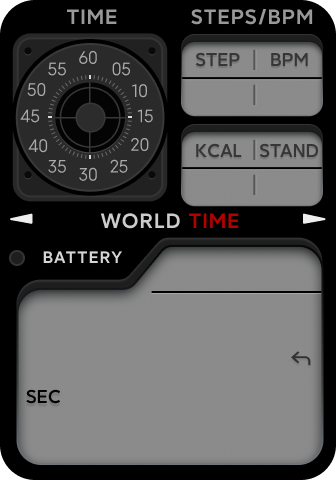
#> input picture src/stock/resources/23fd149.png, 336 x 480 px
$ python -i build.py   (imports and definitions only)
#> lines starting #> are read from the running program, lines starting #| are printed output that depends on the picture
#> further down, picture is the input picture: PIL image 336x480 RGBA; mean R, G, B, A 76.2, 75.9, 76, 253.3
#!/usr/bin/env python3
"""Complex LCD+ : rebuild of the stock Complex LCD face (336x480).

One command rebuild:   python tools\\build.py            (generate project + previews + compile + RLE)
                       python tools\\build.py --no-compile (generate only; works on any OS)

Inputs (read-only):  stock\\resources\\manifest.xml + PNGs (untouched stock unpack)
Outputs:             project\\{active,A,B,C}.fprj + project\\images\\*  (regenerated from scratch)
                     previews\\preview_<style>.png, previews\\taps_overlay.png
                     output\\ComplexLCDPlus.face  (stock RLEReversed image encoding)
"""
import colorsys
import hashlib
import math
import os
import re
import shutil
import struct
import subprocess
import sys
import time
from pathlib import Path

from PIL import Image, ImageChops, ImageDraw, ImageFilter, ImageFont

from rle_codec import COMPRESSED_MAGIC, decode_image_block, decode_image_list_block
from pack_rle import repack_face

ROOT = Path(__file__).resolve().parent.parent
STOCK = ROOT / "stock" / "resources"
PROJ = ROOT / "project"
IMG = PROJ / "images"
AOD = PROJ / "AOD"
AOD_IMG = AOD / "images"
PREV = ROOT / "previews"
OUT = ROOT / "output"
ASSETS = ROOT / "tools" / "assets"     # pre-rendered label (see tools/make_assets.py)
DIST = ROOT.parent                     # repo root ComplexLCDPlus.face


def resolve_compiler() -> Path:
    """Compiler.exe via FACE_COMPILER_HOME / FACE_COMPILER."""
    env = (
        os.environ.get("FACE_COMPILER")
        or os.environ.get("FACE_COMPILER_HOME")


    )
    if env:
        p = Path(env)
        if p.is_dir():
            p = p / "Compiler.exe"
        if p.is_file():
            return p
        raise SystemExit(f"FACE_COMPILER_* set but Compiler.exe not found: {env}")
    raise SystemExit(
        "Compiler.exe not found. Set FACE_COMPILER_HOME to the folder "
        "(containing Compiler.exe) or FACE_COMPILER to the full exe path."
    )


# [1 line that did not run here, left out]

FACE_ID = "29100101"
DISPLAY_NAME = "Complex LCD+"
FACE_FILE = "ComplexLCDPlus.face"
DEVICE_TYPE = "567"
ID_OFF, NAME_OFF, FIELD_LEN = 40, 104, 64

# AOD (always-on): dim grey digits on black. Compiler packs project/AOD/{AOD.fprj,images}/ with the main face.
AOD_GREY = (168, 168, 168)          # digit ink (dim LCD on black)
AOD_DATE_GREY = (120, 120, 120)     # secondary date / weekday row
AOD_HH_Y = 170                      # big HH:MM vertical centre-ish
AOD_DATE_Y = 270
AOD_WEEK_GAP = 10                   # space between date row and short weekday below
AOD_SAMPLE = dict(hour=10, minute=9, day=16, month=8, weekday=0)  # weekday 0=Sun .. 6=Sat

# style key -> (fprj stem, title, panel tint at stock panel grey L=139, None = untouched stock)
# Only the hue and saturation of a tint are used: every recoloured element is brought to the stock
# luminance of that element (see match_lum()).
STYLES = [
    ("orig",   "active", "Original LCD",   None),
    ("green",  "A",      "Phosphor Green", (112, 170, 100)),
    ("amber",  "B",      "Amber",          (206, 146, 62)),
    ("ice",    "C",      "Ice Blue",       (112, 164, 200)),
    ("red",    "D",      "Signal Red",     (204, 100, 96)),
    # all 8 back in v2.4 (on request). Compiler.exe emits raw BGRA; pack_rle.py then applies the band's
    # stock RLEReversed encoding (lossless), bringing the shipping face to ~4 MB.
    ("teal",   "E",      "Teal",           (96, 180, 166)),
    ("violet", "F",      "Violet",         (152, 122, 204)),
    ("pink",   "G",      "Rose Pink",      (206, 120, 168)),
    # ("yellow", "H", "Lemon Yellow", (198, 188, 92)) tried and dropped: at the stock panel luminance a
    # yellow hue turns olive/khaki, muddy next to Amber and Phosphor Green
]

# ---------------------------------------------------------------- stock manifest
# [1 line that did not run here, left out]
# [1 line that did not run here, left out]
# [2 lines that did not run here, left out]


def stock_img(src):
    return Image.open(STOCK / src).convert("RGBA")


def put(im, name):
    im.save(IMG / name)
    return name


def export_single(key, name):
    return put(stock_img(IMAGES[key]), name)


# [5 lines left out: function export_array, not called in this run]


# ---------------------------------------------------------------- recolor
def smooth(e0, e1, x):
    t = min(1.0, max(0.0, (x - e0) / (e1 - e0)))
    return t * t * (3 - 2 * t)


DIAL_C, DIAL_R = (90, 117), 77     # analog dial (numerals, ticks, rings, crosshair, rim), stock pivot
DOT_SRC, DOT_DST = (9, 250), (160, 14)   # stock decorative dot -> OS notification-dot spot (top centre)
SEC_SHIFT = 0    # stock position (7 would put the seconds on the HH:MM baseline; reverted at user request)


# [5 lines left out: function vivid, not called in this run]


# ---- luminance matching: a recoloured pixel gets the relative luminance (sRGB, Rec.709 weights) of
# the stock grey pixel it replaces, so every element keeps its stock brightness in every style.
def _lin(c):
    c /= 255.0
    return c / 12.92 if c <= 0.04045 else ((c + 0.055) / 1.055) ** 2.4


def rel_lum(rgb):
    r, g, b = (_lin(float(c)) for c in rgb[:3])
    return 0.2126 * r + 0.7152 * g + 0.0722 * b


def lstar(rgb):
    Y = rel_lum(rgb)
    return 116 * Y ** (1 / 3) - 16 if Y > 216 / 24389 else Y * 24389 / 27


SAT_MIN = 0.30   # floor when a target is too bright for the scheme saturation (white hands)
_MATCH = {}


# [31 lines left out: function match_lum, not called in this run]


def lum_lut(tint, accent):
    return [match_lum(tint, g, accent) for g in range(256)]


def mcol(tint, grey, accent=True):
    return tuple(round(c) for c in match_lum(tint, grey, accent)) + (255,)


# [113 lines left out: functions stock_levels, brightness_table, colorize, tint_unlit, not called in this run]


def in_dial(x, y):
    return (x - DIAL_C[0]) ** 2 + (y - DIAL_C[1]) ** 2 < DIAL_R ** 2


# [70 lines left out: functions recolor_panel, clean_background, not called in this run]


# ---------------------------------------------------------------- SLEEP box label
# Stock box labels are dark glyphs (+ a 2-row drop shadow) on the neutral LCD panel, glyph rows 144-156
# (KCAL | STAND) and 53-65 (STEP | BPM), shadow 2 rows below. A glyph is moved as its darkness relative
# to the clean panel of its own column (row 161 resp. 70), so the shading and shadow come along exactly.
LBL_ROWS = (143, 159)                     # KCAL/STAND glyph + shadow rows (exclusive end)
STEP_DY = 91                              # STEP row glyph tops (53) -> KCAL row glyph tops (144)
GLYPHS = {                                # letter -> (x0, x1 inclusive, source row offset, ref row)
    "S": (260, 268, 0, 161),              # S of STAND
    "L": (233, 240, 0, 161),              # L of KCAL
    "E": (218, 227, -STEP_DY, 70),        # E of STEP
    "P": (229, 239, -STEP_DY, 70),        # P of STEP
}
BOX_CX = 252                              # stat boxes: outer x 181-322 (centre 251.5), divider 253-255
SLEEP_CX = 288.5                          # centre of the stock STAND label (ink 260-317)
SLEEP_ERASE = (257, 320)                  # STAND ink + margins, right of the box divider (253-255)


KM_CX = 218                               # centre of the stock KCAL label (ink 196-240) -> now BPM
KM_ERASE = (190, 247)                     # KCAL ink + margins, left of the box divider (253-255)
UP_ROWS = (LBL_ROWS[0] - STEP_DY, LBL_ROWS[1] - STEP_DY)   # STEP/BPM glyph + shadow rows (52-67)
BPM_CX = 289                              # centre of the stock BPM label (ink 271-307) -> now KM
BPM_ERASE = (257, 320)                    # BPM ink + margins, right of the box divider


# [58 lines left out: functions _box_word, km_label, sleep_label, not called in this run]


# ---------------------------------------------------------------- header labels
TIME_BOX = (64, 6, 120, 27)       # stock "TIME" header (glyph bbox 67,9-116,23 + AA/shadow), pure black around
STATS_POS = (220, 8)              # label_stats.png (62x18, rows 8-25): ink 220-281, centre x=250.5 (STEPS/BPM 191-311: 251)


# [21 lines left out: function header_labels, not called in this run]


# ---------------------------------------------------------------- new assets
BEZEL_TEXT = (225, 225, 225, 255)   # light digits on the black bezel (stock "WORLD" label brightness)


# [20 lines left out: function fix_date_baseline, not called in this run]


# Stock 7-segment sets where a digit is drawn off the shared segment grid (audit 1.0: every digit 0-9 of
# every set rendered from the compiled face; segment digits must be a subset of their '8'). In the HH:MM
# (ImageArray6) and temperature/alarm (ImageArray10) sets the '7' sits 1 px low and 1 px left of the
# '8' segments (top bar rows 3-6 vs 2-5); moved by (+1, -1) it matches them exactly.
SEG_FIX = {"ImageArray6": {7: (1, -1)}, "ImageArray10": {7: (1, -1)}}


# [6 lines left out: function fix_segments, not called in this run]


def lcd_shadow_rgba(im, pad=(2, 0, 2, 4)):
    """Colour art (RGBA) -> the same art over the stock LCD drop shadow of its alpha: black, offset
    (0, +SHADOW_DY), blur SHADOW_SIGMA, opacity SHADOW_K, exactly as lcd_shadow() (its alpha is the same
    screen(G, S)). Canvas grows by `pad`; callers shift the position by -left/-top."""
#> called with pad = (2, 0, 2, 4)
    l, t, r, b = pad
    size = (im.width + l + r, im.height + t + b)
#> size = (340, 484)
    sh = Image.new("L", size)
#> sh: PIL image 340x484 L; every value is 0
    sh.paste(im.split()[3], (l, t + SHADOW_DY))
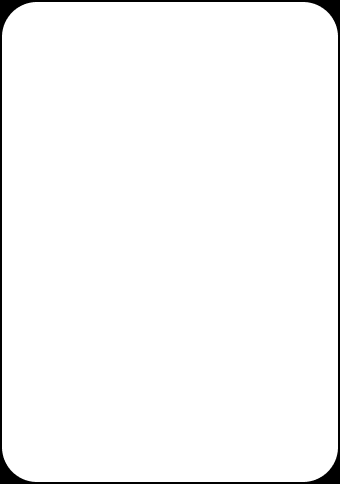
#> sh: PIL image 340x484 L; min 0, max 255, mean 248.3
    sh = sh.filter(ImageFilter.GaussianBlur(SHADOW_SIGMA)).point(lambda v: round(v * SHADOW_K))
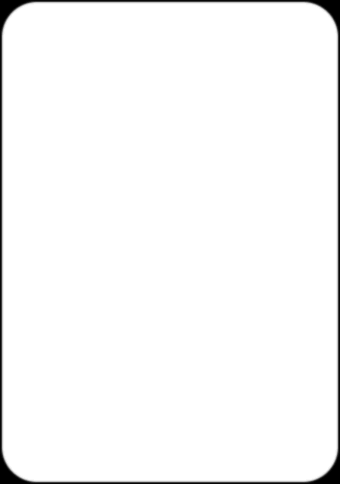
#> sh: PIL image 340x484 L; min 0, max 37, mean 36; drawn with min black and max white
    out = Image.new("RGBA", size, (0, 0, 0, 0))
#> out: PIL image 340x484 RGBA; every value is 0
    out.putalpha(sh)
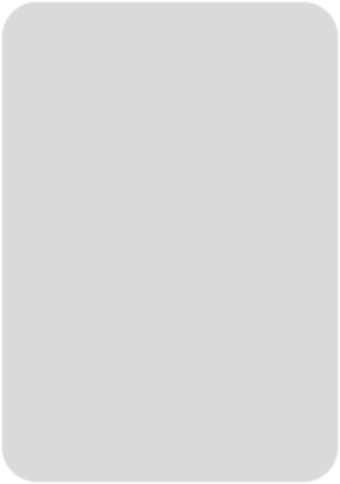
#> out: PIL image 340x484 RGBA; mean R, G, B, A 0, 0, 0, 36; transparent parts drawn white
    out.alpha_composite(im.convert("RGBA"), (l, t))
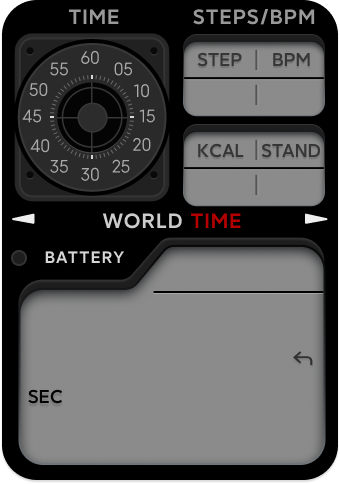
#> out: PIL image 340x484 RGBA; mean R, G, B, A 74.7, 74.4, 74.5, 248.5; transparent parts drawn white
    return out


# [15 lines left out: function half_px_left, not called in this run]


SOCK = 22   # four sockets (BT, sleep, lock, charging) left of the date tab -> 22 px, 8 px gaps


# [50 lines left out: functions bt_badge, status_socket, glyph_rows, not called in this run]


# ---------------------------------------------------------------- v2 layout: LCD-panel glyphs and icons
# Small LCD labels (ALARM, UV) are built from the stock box-label glyphs (STEP | BPM row 53-65,
# KCAL | STAND row 144-156, cap 13 px, ~2 px stems - the same size and weight as the stock "SEC" label
# printed on the LCD panel). alpha = (110 - L) / (110 - 54) like tools/make_assets.py (110 drops the
# embossed inner shade), drawn in LCD black like SEC and the digits.
BOXG = {"K": (196, 205, 144), "C": (208, 218, 144), "A": (221, 231, 144), "L": (234, 240, 144),
        "N": (294, 303, 144), "D": (307, 317, 144), "S": (196, 204, 53), "T": (206, 216, 53),
        "E": (218, 226, 53), "P": (230, 239, 53), "B": (271, 280, 53), "M": (295, 307, 53)}
_LG = []


# [157 lines left out: functions box_alpha, lcd_word, lcd_word_scaled, ink, _ss_draw, icon_bell and 5 more, not called in this run]


# Stock LCD drop shadow, measured on the stock digit sets (num_sec / num_t / num_d / num_s, SEC and the
# box labels): black, offset (0, +2), Gaussian blur sigma ~0.85, opacity ~0.144 (peak alpha ~37 under a
# horizontal edge, ~10 beside a stem, nothing above). Every stock LCD / stat-box glyph has it.
SHADOW_K, SHADOW_DY, SHADOW_SIGMA = 0.144, 2, 0.85


# [17 lines left out: functions lcd_shadow, deshadow, not called in this run]


# Middle-strip battery: icon | 20-segment bar | digits + '%'
BAR_N = 20
BAR_H = 14
BAR_SEG_GAP = 2.5
BI_DIG_H = BAR_H                            # % digits match bar / icon height (14)
# Compact battery icon (no digits inside): body + nub, fill tracks charge.
BI_BODY_W, BI_H, BI_NUB = 24, 14, 3
BI_W, BI_FILL_MAX, BI_FILL_STEP = BI_BODY_W + BI_NUB, BI_BODY_W - 6, 2


# [49 lines left out: functions batt_icon_small, batt_bar_frame, batt_digit, not called in this run]


# ---------------------------------------------------------------- widget builders
XSI = 'xmlns:p3="http://www.w3.org/2001/XMLSchema-instance"'
W = []          # list of dicts, drawn in order (z-order)


# [32 lines left out: functions w_image, w_num, w_list, w_tap, not called in this run]


# KM cell: the compiler has no Workout/sport action, so the zone is packed with unused `breath` and
# rewritten by patch_taps() to sport (Workouts).
#   jumpApp=sport  0100f710 -> 0100f300  (byte2 7->3, byte3 clear 0x10)
# Same transform maps trainingStatus 01009713->01009303 (Fitness State) and sportsRecord
# 0100d711->0100d301 (history). Full-size bitmap.
TAP_ALIAS = {"distance": "breath_workout"}


SUB = {}   # per-style bitmap substitutions (original name -> style copy)


def S(f):
    return SUB.get(f, f)


# [25 lines left out: function fprj_xml, not called in this run]


# ---------------------------------------------------------------- preview renderer
MODE = "floor"   # centre rounding: floor matches the stock preview pixel-for-pixel
SAMPLE = dict(hour=10, minute=9, second=24)


def _lv(v):
    """ImageList value of a sample: decimal-mode samples are text ("7.5"); compared in tenths."""
    return round(float(v) * 10) if isinstance(v, str) else v


# [53 lines left out: functions render, _face_tables, not called in this run]


# ---------------------------------------------------------------- tap (action) records
# 56-byte record: 2-byte ASCII id, jump code at +40 (4 bytes), image id at +48.
# The compiler writes Width at +52 and Height at +54. The stock face stores Height then Width
# (stock steps 70x60 zone -> 3c00 4600, weather 140x32 -> 2000 8c00).
# Data-page jump codes carry a 0x10 flag in byte 3 (weather uses type 01, not 05):
#       steps/kcal/stand  01 00 33 01 -> 01 00 33 11
#       heart rate        01 00 53 00 -> 01 00 53 10
#       weather           05 00 13 02 -> 01 00 13 12
# App jumps (alarm, calendar, flashlight, stopwatch, timer) are not in the stock face; they keep
# the compiler codes (only the size order is fixed). patch_taps() rewrites the records after compiling.
TAP_CODES = {   # 2-byte id -> (compiler code, code written to the face)
    b"1\0": ("01003301", "01003311"),   # steps
    b"2\0": ("01003301", "01003311"),   # calories
    b"3\0": ("01003301", "01003311"),   # standing (unused since SLEEP replaced STAND)
    b"8\0": ("0100c300", "0100c310"),   # sleep (0x10 flag like the stock data-page jumps)
    b"5\0": ("01005300", "01005310"),   # hrm
    b"10": ("05001302", "01001312"),     # weather
    b"25": ("01004300", "0100f300"),     # breath placeholder -> sport/Workouts (KM zone)
}


# [22 lines left out: functions tap_records, patch_taps, not called in this run]


def _bgra(d, o, w, h):
    return Image.frombuffer("RGBA", (w, h), d[o:o + w * h * 4], "raw", "BGRA", 0, 1).copy()


# [97 lines left out: functions _face_image, _face_list, render_compiled, not called in this run]


# ---------------------------------------------------------------- tap zones
TAP_PAD = 4          # padding around an element's ink
TAP_MIN = 44         # minimum zone side (comfortable finger target)
TAP_GAP = 16         # gaps up to this size between these neighbouring zones are closed (bezel between
TAP_CLOSE = {        # the dial and the stat boxes stays a gap; the 2x2 box grid is fixed equal cells)
    ("alarm", "weather"), ("weather", "timer"), ("alarm", "timer"),
    ("calendar", "weather"), ("stopwatch", "flashlight")}
BOX_UP, BOX_LO = (42, 116), (132, 206)    # stat boxes, rows (exclusive end); x 181-322, divider 253-255
# Equal 2x2 tap grid over the STATS boxes (same w/h each cell, shared edges). 75x80:
# left 179..254, right 254..329; upper 40..120, lower 120..200 (meets strip at 200).
STAT_TAP_LX, STAT_TAP_MX, STAT_TAP_RX = 179, 254, 329
STAT_TAP_YU, STAT_TAP_MY, STAT_TAP_YB = 40, 120, 200
STAT_TAP_W = STAT_TAP_MX - STAT_TAP_LX   # 75
STAT_TAP_H = STAT_TAP_MY - STAT_TAP_YU   # 80
# Middle strip (battery bar + %): flashlight tap band (x edges set from stopwatch/calendar in tap_zones).
STRIP_TAP_Y0, STRIP_TAP_Y1 = 200, 245    # h = 45; meets calendar at 245
DATE_TAB = (140, 247, 323, 291)           # weekday/date tab (slanted left edge 154@246 -> 133@270)
SEC_LABEL = (24, 389, 62, 406)            # "SEC" label baked into the background
STATIC_BOUNDS = {}                        # v2 LCD statics baked into the background (name -> ink bounds)


def _ink(f):
    return Image.open(IMG / f).convert("RGBA").split()[3].getbbox()


# [21 lines left out: function widget_bounds, not called in this run]


def _union(rects):
    return (min(r[0] for r in rects), min(r[1] for r in rects), max(r[2] for r in rects), max(r[3] for r in rects))


# [1042 lines left out: functions tap_zones, main, _aod_recolor, _aod_fprj_body, write_aod_project, compile_face and 3 more, not called in this run]


# [2 lines not run here, left out]

>>> from PIL import Image
>>> picture = Image.open('../stock/resources/23fd149.png')
>>> result = lcd_shadow_rgba(picture)
